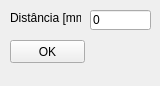
<?xml version="1.0" encoding="UTF-8"?>
<ui version="4.0">
 <class>Distance_between_walls</class>
 <widget class="QWidget" name="Distance_between_walls">
  <property name="geometry">
   <rect>
    <x>0</x>
    <y>0</y>
    <width>160</width>
    <height>86</height>
   </rect>
  </property>
  <property name="minimumSize">
   <size>
    <width>160</width>
    <height>86</height>
   </size>
  </property>
  <property name="windowTitle">
   <string>Back_Off_Wall</string>
  </property>
  <widget class="QLineEdit" name="entrada">
   <property name="geometry">
    <rect>
     <x>90</x>
     <y>10</y>
     <width>61</width>
     <height>20</height>
    </rect>
   </property>
   <property name="text">
    <string>0</string>
   </property>
  </widget>
  <widget class="QLabel" name="label">
   <property name="geometry">
    <rect>
     <x>10</x>
     <y>10</y>
     <width>71</width>
     <height>16</height>
    </rect>
   </property>
   <property name="text">
    <string>Distância [mm]:</string>
   </property>
  </widget>
  <widget class="QPushButton" name="btn_ok">
   <property name="geometry">
    <rect>
     <x>10</x>
     <y>40</y>
     <width>75</width>
     <height>23</height>
    </rect>
   </property>
   <property name="text">
    <string>OK</string>
   </property>
  </widget>
 </widget>
 <resources/>
 <connections/>
</ui>
